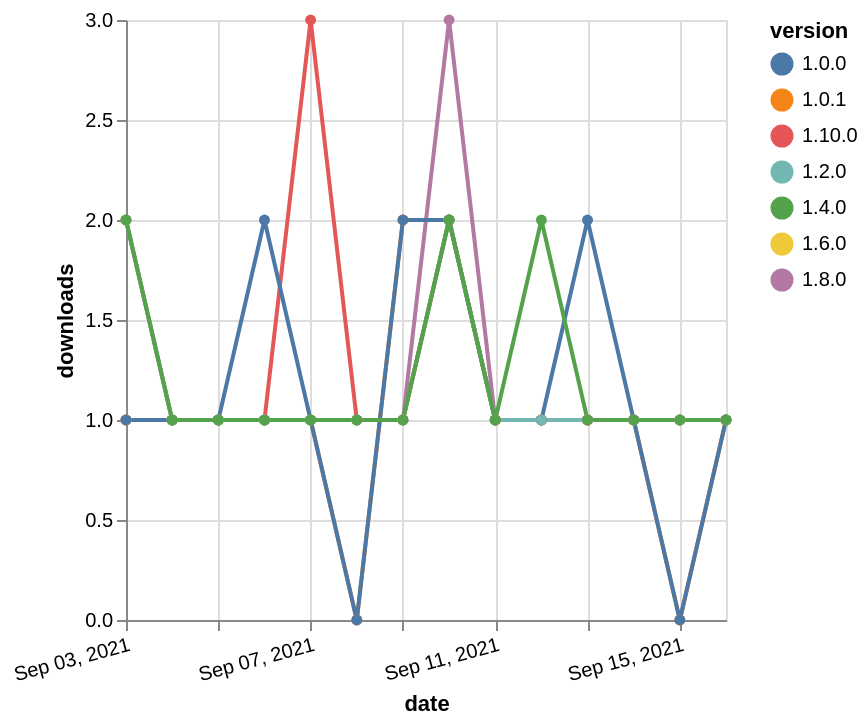

The Vega-Lite source for this figure:
### Vega-Lite specification from a JSON file in a GitHub repository (floating-point values rounded to 4 significant figures)
{"$schema": "https://vega.github.io/schema/vega-lite/v5.json", "description": "A simple bar chart with embedded data.", "data": {"values": [{"date": "2021-09-03", "total": 166, "delta": 1, "version": "1.6.0"}, {"date": "2021-09-04", "total": 167, "delta": 1, "version": "1.6.0"}, {"date": "2021-09-05", "total": 168, "delta": 1, "version": "1.6.0"}, {"date": "2021-09-06", "total": 169, "delta": 1, "version": "1.6.0"}, {"date": "2021-09-07", "total": 170, "delta": 1, "version": "1.6.0"}, {"date": "2021-09-08", "total": 171, "delta": 1, "version": "1.6.0"}, {"date": "2021-09-09", "total": 172, "delta": 1, "version": "1.6.0"}, {"date": "2021-09-10", "total": 174, "delta": 2, "version": "1.6.0"}, {"date": "2021-09-11", "total": 175, "delta": 1, "version": "1.6.0"}, {"date": "2021-09-12", "total": 176, "delta": 1, "version": "1.6.0"}, {"date": "2021-09-13", "total": 177, "delta": 1, "version": "1.6.0"}, {"date": "2021-09-14", "total": 178, "delta": 1, "version": "1.6.0"}, {"date": "2021-09-15", "total": 179, "delta": 1, "version": "1.6.0"}, {"date": "2021-09-16", "total": 180, "delta": 1, "version": "1.6.0"}, {"date": "2021-09-03", "total": 199, "delta": 1, "version": "1.8.0"}, {"date": "2021-09-04", "total": 200, "delta": 1, "version": "1.8.0"}, {"date": "2021-09-05", "total": 201, "delta": 1, "version": "1.8.0"}, {"date": "2021-09-06", "total": 202, "delta": 1, "version": "1.8.0"}, {"date": "2021-09-07", "total": 203, "delta": 1, "version": "1.8.0"}, {"date": "2021-09-08", "total": 204, "delta": 1, "version": "1.8.0"}, {"date": "2021-09-09", "total": 205, "delta": 1, "version": "1.8.0"}, {"date": "2021-09-10", "total": 208, "delta": 3, "version": "1.8.0"}, {"date": "2021-09-11", "total": 209, "delta": 1, "version": "1.8.0"}, {"date": "2021-09-12", "total": 210, "delta": 1, "version": "1.8.0"}, {"date": "2021-09-13", "total": 211, "delta": 1, "version": "1.8.0"}, {"date": "2021-09-14", "total": 212, "delta": 1, "version": "1.8.0"}, {"date": "2021-09-15", "total": 213, "delta": 1, "version": "1.8.0"}, {"date": "2021-09-16", "total": 214, "delta": 1, "version": "1.8.0"}, {"date": "2021-09-03", "total": 124, "delta": 2, "version": "1.10.0"}, {"date": "2021-09-04", "total": 125, "delta": 1, "version": "1.10.0"}, {"date": "2021-09-05", "total": 126, "delta": 1, "version": "1.10.0"}, {"date": "2021-09-06", "total": 127, "delta": 1, "version": "1.10.0"}, {"date": "2021-09-07", "total": 130, "delta": 3, "version": "1.10.0"}, {"date": "2021-09-08", "total": 131, "delta": 1, "version": "1.10.0"}, {"date": "2021-09-09", "total": 132, "delta": 1, "version": "1.10.0"}, {"date": "2021-09-10", "total": 134, "delta": 2, "version": "1.10.0"}, {"date": "2021-09-11", "total": 135, "delta": 1, "version": "1.10.0"}, {"date": "2021-09-12", "total": 136, "delta": 1, "version": "1.10.0"}, {"date": "2021-09-13", "total": 137, "delta": 1, "version": "1.10.0"}, {"date": "2021-09-14", "total": 138, "delta": 1, "version": "1.10.0"}, {"date": "2021-09-15", "total": 139, "delta": 1, "version": "1.10.0"}, {"date": "2021-09-16", "total": 140, "delta": 1, "version": "1.10.0"}, {"date": "2021-09-03", "total": 246, "delta": 1, "version": "1.0.1"}, {"date": "2021-09-04", "total": 247, "delta": 1, "version": "1.0.1"}, {"date": "2021-09-05", "total": 248, "delta": 1, "version": "1.0.1"}, {"date": "2021-09-06", "total": 249, "delta": 1, "version": "1.0.1"}, {"date": "2021-09-07", "total": 250, "delta": 1, "version": "1.0.1"}, {"date": "2021-09-08", "total": 250, "delta": 0, "version": "1.0.1"}, {"date": "2021-09-09", "total": 252, "delta": 2, "version": "1.0.1"}, {"date": "2021-09-10", "total": 254, "delta": 2, "version": "1.0.1"}, {"date": "2021-09-11", "total": 255, "delta": 1, "version": "1.0.1"}, {"date": "2021-09-12", "total": 256, "delta": 1, "version": "1.0.1"}, {"date": "2021-09-13", "total": 257, "delta": 1, "version": "1.0.1"}, {"date": "2021-09-14", "total": 258, "delta": 1, "version": "1.0.1"}, {"date": "2021-09-15", "total": 258, "delta": 0, "version": "1.0.1"}, {"date": "2021-09-16", "total": 259, "delta": 1, "version": "1.0.1"}, {"date": "2021-09-03", "total": 262, "delta": 1, "version": "1.0.0"}, {"date": "2021-09-04", "total": 263, "delta": 1, "version": "1.0.0"}, {"date": "2021-09-05", "total": 264, "delta": 1, "version": "1.0.0"}, {"date": "2021-09-06", "total": 266, "delta": 2, "version": "1.0.0"}, {"date": "2021-09-07", "total": 267, "delta": 1, "version": "1.0.0"}, {"date": "2021-09-08", "total": 267, "delta": 0, "version": "1.0.0"}, {"date": "2021-09-09", "total": 269, "delta": 2, "version": "1.0.0"}, {"date": "2021-09-10", "total": 271, "delta": 2, "version": "1.0.0"}, {"date": "2021-09-11", "total": 272, "delta": 1, "version": "1.0.0"}, {"date": "2021-09-12", "total": 273, "delta": 1, "version": "1.0.0"}, {"date": "2021-09-13", "total": 275, "delta": 2, "version": "1.0.0"}, {"date": "2021-09-14", "total": 276, "delta": 1, "version": "1.0.0"}, {"date": "2021-09-15", "total": 276, "delta": 0, "version": "1.0.0"}, {"date": "2021-09-16", "total": 277, "delta": 1, "version": "1.0.0"}, {"date": "2021-09-03", "total": 201, "delta": 2, "version": "1.2.0"}, {"date": "2021-09-04", "total": 202, "delta": 1, "version": "1.2.0"}, {"date": "2021-09-05", "total": 203, "delta": 1, "version": "1.2.0"}, {"date": "2021-09-06", "total": 204, "delta": 1, "version": "1.2.0"}, {"date": "2021-09-07", "total": 205, "delta": 1, "version": "1.2.0"}, {"date": "2021-09-08", "total": 206, "delta": 1, "version": "1.2.0"}, {"date": "2021-09-09", "total": 207, "delta": 1, "version": "1.2.0"}, {"date": "2021-09-10", "total": 209, "delta": 2, "version": "1.2.0"}, {"date": "2021-09-11", "total": 210, "delta": 1, "version": "1.2.0"}, {"date": "2021-09-12", "total": 211, "delta": 1, "version": "1.2.0"}, {"date": "2021-09-13", "total": 212, "delta": 1, "version": "1.2.0"}, {"date": "2021-09-14", "total": 213, "delta": 1, "version": "1.2.0"}, {"date": "2021-09-15", "total": 214, "delta": 1, "version": "1.2.0"}, {"date": "2021-09-16", "total": 215, "delta": 1, "version": "1.2.0"}, {"date": "2021-09-03", "total": 200, "delta": 2, "version": "1.4.0"}, {"date": "2021-09-04", "total": 201, "delta": 1, "version": "1.4.0"}, {"date": "2021-09-05", "total": 202, "delta": 1, "version": "1.4.0"}, {"date": "2021-09-06", "total": 203, "delta": 1, "version": "1.4.0"}, {"date": "2021-09-07", "total": 204, "delta": 1, "version": "1.4.0"}, {"date": "2021-09-08", "total": 205, "delta": 1, "version": "1.4.0"}, {"date": "2021-09-09", "total": 206, "delta": 1, "version": "1.4.0"}, {"date": "2021-09-10", "total": 208, "delta": 2, "version": "1.4.0"}, {"date": "2021-09-11", "total": 209, "delta": 1, "version": "1.4.0"}, {"date": "2021-09-12", "total": 211, "delta": 2, "version": "1.4.0"}, {"date": "2021-09-13", "total": 212, "delta": 1, "version": "1.4.0"}, {"date": "2021-09-14", "total": 213, "delta": 1, "version": "1.4.0"}, {"date": "2021-09-15", "total": 214, "delta": 1, "version": "1.4.0"}, {"date": "2021-09-16", "total": 215, "delta": 1, "version": "1.4.0"}]}, "width": "container", "mark": {"type": "line", "point": {"filled": true}}, "encoding": {"x": {"field": "date", "type": "temporal", "timeUnit": "yearmonthdate", "title": "date", "axis": {"labelAngle": -15}}, "y": {"field": "delta", "type": "quantitative", "title": "downloads"}, "color": {"field": "version", "type": "nominal"}, "tooltip": {"field": "delta"}}}
